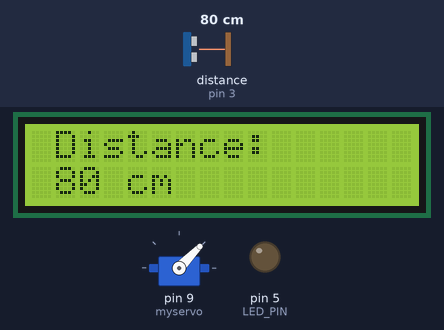
A sketch run on a simulated Arduino Uno, built with avr-gcc and run on an emulated ATmega328P. On the bench: servo, 16×2 character LCD, output pins drawn as LEDs (lit = HIGH). Wiring (inferred from the names in the program): ultrasonic range finder: trigger pin 2; echo pin 3. Dashed ring = blinking. Inputs (shaded band) come from the test bench; at power-on: distance to the obstacle (sensor on pin 3) 80 cm. The echo pulse lasts 58.3 µs per cm; pins used as bus, display or sensor lines are not drawn.

Above: at 2.1 s.
2.2 s: distance to the obstacle (sensor on pin 3) set to 35 cm
At 3.01 s:
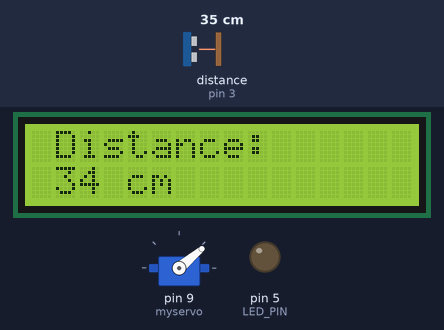
5.3 s: distance to the obstacle (sensor on pin 3) set to 29 cm
At 6.9 s:
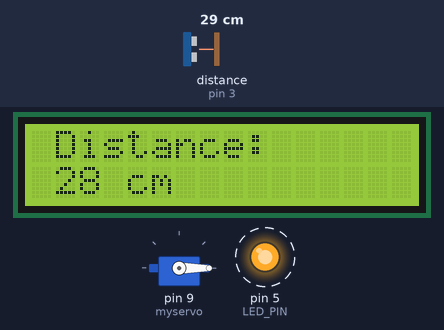
10.0 s: distance to the obstacle (sensor on pin 3) set to 2 cm
At 11.08 s:
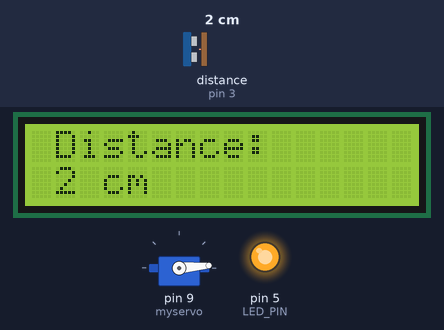
13.3 s: distance to the obstacle (sensor on pin 3) set to 120 cm
At 15.04 s:
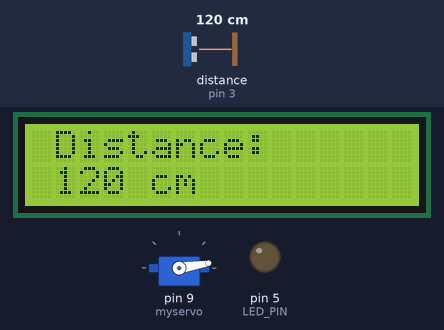
18.0 s: distance to the obstacle (sensor on pin 3) set to 4 cm
At 18.92 s:
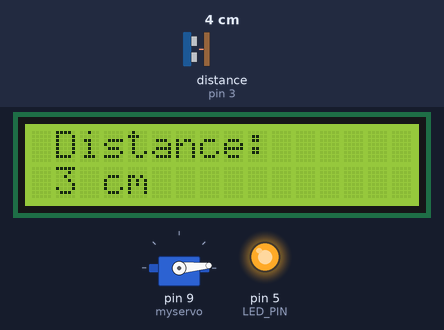
Timing chart, 0 to 22.1 s (numbered marks = the images above; inputs shaded):
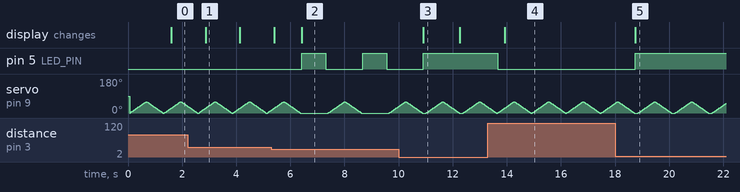

Measured:
- the behaviour switches between 32 and 31 cm on distance to the obstacle (sensor on pin 3) (found by bisection; images 1 and 2)
- after the input at 2.2 s, the display: changes after 0.67 s (image 1)
- after the input at 5.3 s, pin 5 (LED_PIN): alternates HIGH for 0.89 s and LOW for 1.4 s, starting after 1.1 s; the display: first differs from a run without the input after 1.1 s (image 2)
- after the input at 10.0 s, pin 5 (LED_PIN): goes on until 10.9 s, then stays HIGH; the display: changes after 0.92 s (image 3)
- after the input at 13.3 s, pin 5 (LED_PIN): HIGH → LOW after 0.36 s; the display: changes after 0.62 s (image 4)
- after the input at 18.0 s, pin 5 (LED_PIN): LOW → HIGH after 0.75 s; the display: changes after 0.75 s (image 5)

The sketch:

BSMD.ino
```cpp
#include <Servo.h> // Include the Servo library for controlling the servo motor
#include <Wire.h> // Include the Wire library for I2C communication
#include <LiquidCrystal_I2C.h> // Include the LiquidCrystal_I2C library for LCD
LiquidCrystal_I2C lcd(0x27, 16, 2); // set the LCD address to 0x27 for a 16 chars and 2 line display

// Define pins for ultrasonic sensor, LED, and servo motor
#define TRIG_PIN 2  // Connect to HC-SR04 trigger pin
#define ECHO_PIN 3  // Connect to HC-SR04 echo pin
#define LED_PIN 5   // Connect to LED strip (anode or +)

// Constants for distance thresholds
const int MAX_DISTANCE = 30; // Distance threshold for LED behavior
const int MIN_DISTANCE = 15; // Minimum distance for dark red color

Servo myservo;  // create servo object to control a servo
// twelve servo objects can be created on most boards

int pos = 0;    // variable to store the servo position

void setup() {
  myservo.attach(9);               // attaches the servo on pin 9 to the servo object
  //LED
  pinMode(TRIG_PIN, OUTPUT);      // Set TRIG_PIN as an output
  pinMode(ECHO_PIN, INPUT);       // Set ECHO_PIN as an input
  pinMode(LED_PIN, OUTPUT);       // Set LED_PIN as an output
  digitalWrite(LED_PIN, LOW);     // Turn off LED initially
  lcd.begin();                    // initialize the lcd
  lcd.backlight();                // Turn on the LCD screen backlight
}

void loop() {
  for (pos = 0; pos <= 60; pos += 1) { // goes from 0 degrees to 60 degrees
    // in steps of 1 degree
    myservo.write(pos);              // tell servo to go to position in variable 'pos'
    delay(10);                       // waits 10ms for the servo to reach the position
  }
  for (pos = 60; pos >= 0; pos -= 1) { // goes from 60 degrees to 0 degrees
    myservo.write(pos);              // tell servo to go to position in variable 'pos'
    delay(10);                       // waits 10ms for the servo to reach the position
  }
  // Measure distance
  long duration, distance;            // duration measures pulse round-trip time, and distance stores calculated distance.
  digitalWrite(TRIG_PIN, LOW);        // This line sets the trig pin low, preparing the HC-SR04 for an ultrasonic pulse.
  delayMicroseconds(2);               // The 2ms delay stabilizes the trigger signal before sending the ultrasonic pulse.
  digitalWrite(TRIG_PIN, HIGH);       // After a delay, setting the trig pin high triggers the ultrasonic sensor to emit a pulse.
  delayMicroseconds(10);              // The 10ms delay ensures pulse transmission before resetting the trigger pin low.
  digitalWrite(TRIG_PIN, LOW);        // This sets the trig pin back to low voltage
  duration = pulseIn(ECHO_PIN, HIGH); // the pulseIn function counts the echo time
  distance = duration / 58;           // Calculate distance in cm
  lcd.setCursor(1, 0);                // it sets cursor position on the LCD screen to column 1 and row 0
  lcd.print("Distance: ");            // it prints the distance
  lcd.setCursor(1, 1);                // it sets the cursor position to col 1 and row 1
  lcd.print(distance);
  lcd.println(" cm");
  delay(20);                          // This line introduces a delay of 20 milliseconds
  // Control LED based on distance
  if (distance != 0)
  {
      if (distance > MAX_DISTANCE)
      {
        digitalWrite(LED_PIN, LOW); // Turn off LED
      }
      else if (distance < MIN_DISTANCE)
      {
        digitalWrite(LED_PIN, HIGH); // Set LED to dark red (adjust brightness as needed)
        delay(100);
      }
    else
{
      // Blinking effect
      int blinkSpeed = map(distance, MAX_DISTANCE, MIN_DISTANCE, 500, 100); // Adjust blinking speed
      digitalWrite(LED_PIN, HIGH);
      delay(blinkSpeed*2);
      digitalWrite(LED_PIN, LOW);
      delay(blinkSpeed/5);
    }
  }
  // Print distance for debugging
  Serial.print("Distance: ");
  Serial.print(distance);
  Serial.println(" cm");
}
```
